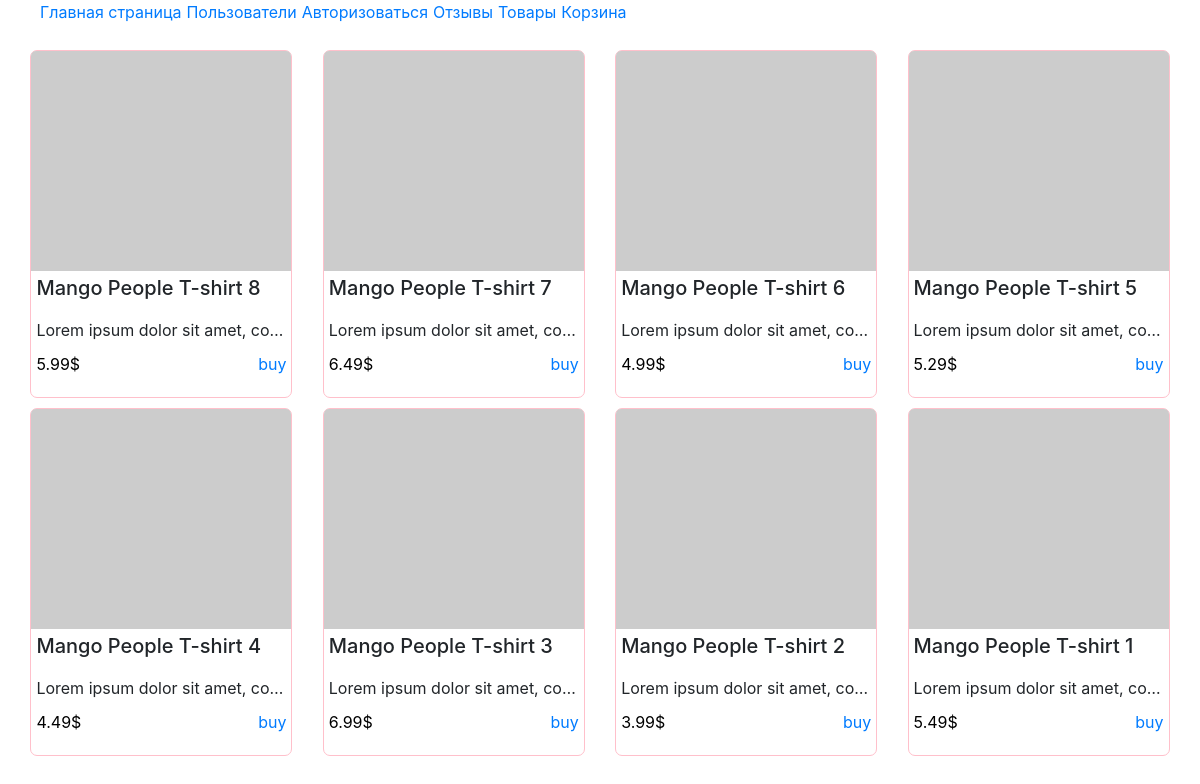
/publick/index.php?page=items, run on the app's committed database.
### tables this page shows
CREATE TABLE `items` (
  `id` int(11) NOT NULL,
  `name` text NOT NULL,
  `img-min` text NOT NULL,
  `img-max` text NOT NULL,
  `about` text NOT NULL,
  `price` double NOT NULL,
  `type` int(11) NOT NULL
);

### publick/index.php (called while the page is built, shortened)
<?php
include('../main/route.php');

### main/config.php (called while the page is built, shortened)
<?php
function connect() {
    static $link;
    if (empty($link)) {
        $link = mysqli_connect('localhost', 'root', '', 'gbphp');
    }
    return $link;
}

### main/items.php (the view, shortened to what this page needs)
<?php
function index(){
    $sql = "SELECT id, name, price, about, `img-min`
        FROM items
        ORDER BY id DESC";
    $res = mysqli_query(connect(), $sql);
    $content = "<div class='item-list'>";
    while($row = mysqli_fetch_assoc($res)) {
        $content .= <<<php
    <div class="item" data-id="{$row['id']}" data-img="{$row['img-max']}">
    <a href="?page=item&open={$row['id']}">
    <img src="{$row['img-min']}" alt="">
    </a>
    <h5>{$row['name']}</h5>
    <div class="item__about">{$row['about']}</div>
    <p><span>{$row['price']}$</span><a href="?page=items&item={$row['id']}">buy</a></p>
    </div>
php;
    }
    $content .= "</div>";
    return $content;
}

### main/route.php (shortened to what this page needs)
<?php
include ('config.php');
$func = ! empty($_GET['func']) ? $_GET['func'] : 'index';
$content = $func();
?>
<!doctype html>
<html lang="en">
<head>
    <link rel="stylesheet" href="https://maxcdn.bootstrapcdn.com/bootstrap/4.0.0-
beta.3/css/bootstrap.min.css" integrity="sha384-
Zug+QiDoJOrZ5t4lssLdxGhVrurbmBWopoEl+M6BdEfwnCJZtKxi1KgxUyJq13dy">
</head>
<body>
    <ul class="menu">
        <li><a href="?">Главная страница</a></li>
        <li><a href="?page=user">Пользователи</a></li>
        <li><a href="?page=auth">Авторизоваться</a></li>
        <li><a href="?page=reviews">Отзывы</a></li>
        <li><a href="?page=items">Товары</a></li>
        <li><a href="?page=cart">Корзина</a></li>
    </ul>
    <?= $content ?>
</body>
</html>

### main/route.php (style rules this page uses)
.menu { list-style: none; display: flex; justify-content: flex-start; }
.menu>li { padding-right: 5px; }
.item-list { display: flex; flex-wrap: wrap; justify-content: space-evenly; }
.item { width: 262px; border: 1px solid pink; margin-top: 10px; border-radius: 7px; }
.item>a { text-decoration: none; color: #636363; }
.item>a>img { border-radius: 5px 5px 0 0; }
.item>h5 { padding: 5px; }
.item>p { display: flex; padding: 5px; justify-content: space-between; color: black; }
.item__about { overflow: hidden; text-overflow: ellipsis; padding: 5px; white-space: nowrap; }

### data on the page
items: name "Mango People T-shirt 8", about "Lorem ipsum dolor sit amet, co…", price "5.99"
items: name "Mango People T-shirt 7", about "Lorem ipsum dolor sit amet, co…", price "6.49"
items: name "Mango People T-shirt 6", about "Lorem ipsum dolor sit amet, co…", price "4.99"
items: name "Mango People T-shirt 5", about "Lorem ipsum dolor sit amet, co…", price "5.29"
items: name "Mango People T-shirt 4", about "Lorem ipsum dolor sit amet, co…", price "4.49"
items: name "Mango People T-shirt 3", about "Lorem ipsum dolor sit amet, co…", price "6.99"
items: name "Mango People T-shirt 2", about "Lorem ipsum dolor sit amet, co…", price "3.99"
items: name "Mango People T-shirt 1", about "Lorem ipsum dolor sit amet, co…", price "5.49"
